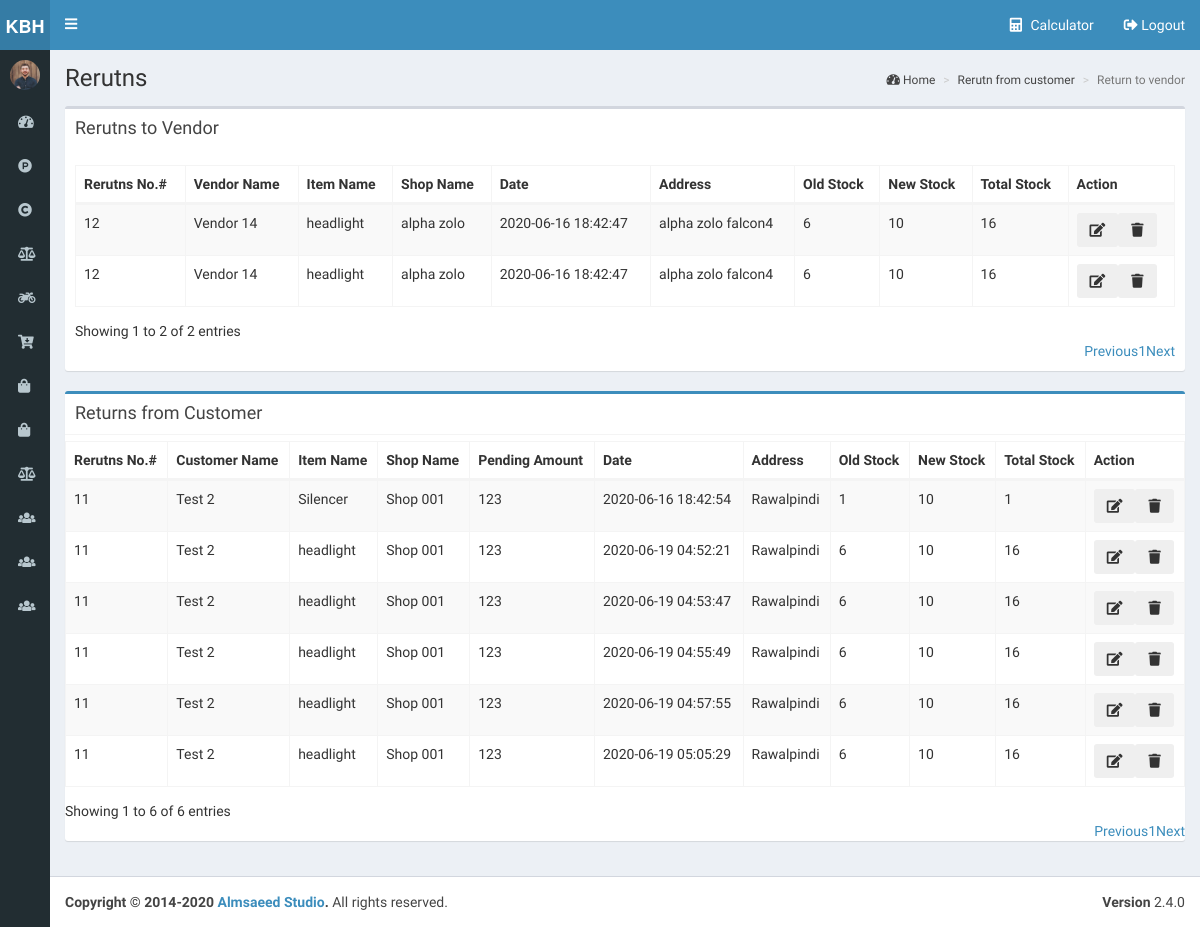
The page /return.php (signed in) on the database as committed earlier.
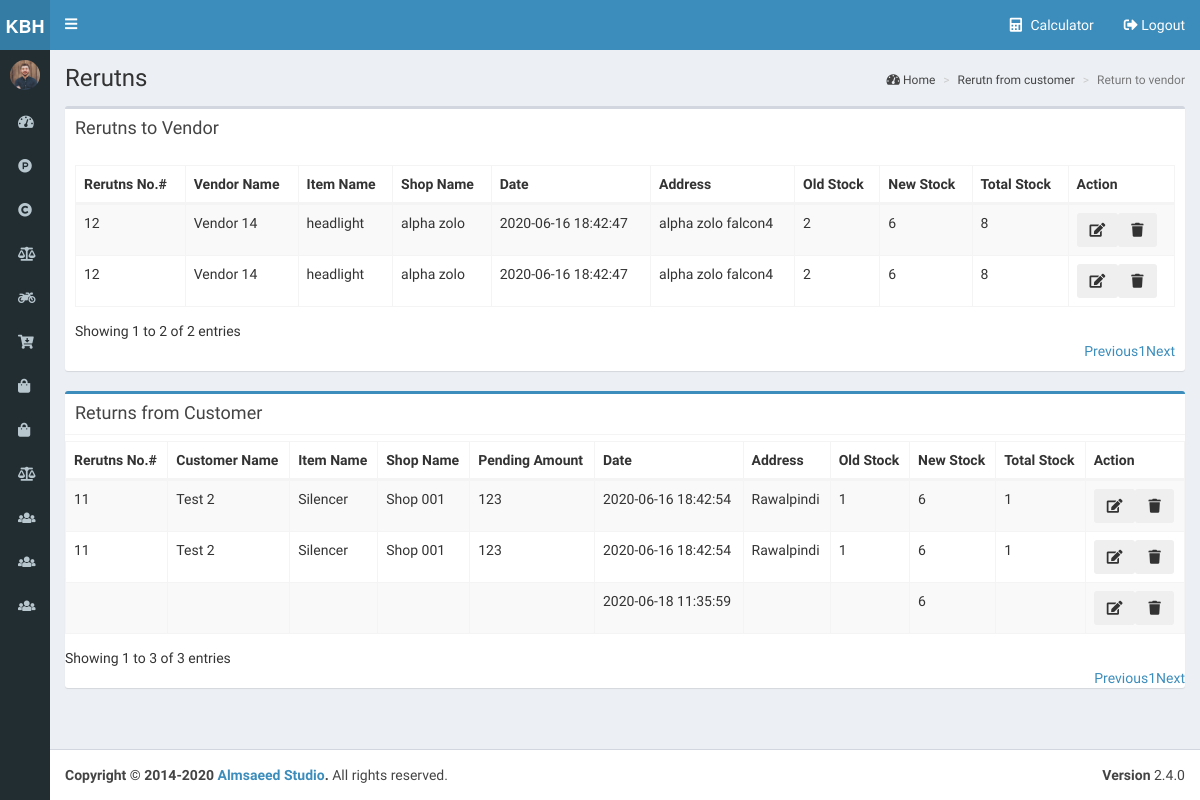
The same page on the database as committed later.
### tables this page shows
CREATE TABLE `returns` (
  `returnid` int(200) NOT NULL,
  `item_no` varchar(400) NOT NULL,
  `title` varchar(400) NOT NULL,
  `returnitemid` int(200) NOT NULL,
  `quantity` varchar(400) NOT NULL,
  `cid` int(200) NOT NULL,
  `vid` int(200) NOT NULL,
  `returnee` enum('customer','vendor') NOT NULL,
  `created_date` timestamp NOT NULL DEFAULT current_timestamp() ON UPDATE current_timestamp(),
  `updated_date` timestamp NOT NULL DEFAULT current_timestamp()
);

CREATE TABLE `vendor` (
  `id` int(200) NOT NULL,
  `name` varchar(200) NOT NULL,
  `date` varchar(200) NOT NULL,
  `shop_name` varchar(200) NOT NULL,
  `address` varchar(200) NOT NULL,
  `number1` varchar(200) NOT NULL,
  `number2` varchar(200) NOT NULL
);

CREATE TABLE `items` (
  `id` int(200) NOT NULL,
  `name` varchar(200) NOT NULL,
  `item_no` varchar(400) NOT NULL,
  `bike_id` varchar(200) NOT NULL,
  `company_id` varchar(200) NOT NULL,
  `date` varchar(200) NOT NULL,
  `old_stock` varchar(200) NOT NULL,
  `old_stoct_price` varchar(200) NOT NULL,
  `new_stock` varchar(200) NOT NULL,
  `new_stoct_price` varchar(200) NOT NULL,
  `total_stock` varchar(200) NOT NULL,
  `old_stock_cprice` varchar(200) NOT NULL,
  `new_stock_cprice` varchar(200) NOT NULL
);

CREATE TABLE `customer` (
  `id` int(200) NOT NULL,
  `name` varchar(200) NOT NULL,
  `pending_amount` varchar(200) NOT NULL DEFAULT '0',
  `date` varchar(200) NOT NULL,
  `shop_name` varchar(200) NOT NULL,
  `address` varchar(200) NOT NULL,
  `number1` varchar(200) NOT NULL,
  `number2` varchar(200) NOT NULL
);

### return.php (the view, shortened to what this page needs)
<?php
include('connection.php');
 ?>
<!DOCTYPE html>
<html>
<head>
<link rel="stylesheet" href="css/bootstrap.min.css">
<link rel="stylesheet" href="css/select2.min.css">
<link rel="stylesheet" href="css/font-awesome.min.css">
<link rel="stylesheet" href="css/fontawesome-all.min.css">
<link rel="stylesheet" href="css/ionicons.min.css">
<link rel="stylesheet" href="css/dataTables.bootstrap.min.css">
<link rel="stylesheet" href="css/AdminLTE.min.css">
<link rel="stylesheet" href="css/_all-skins.min.css">
<link rel="stylesheet" href="css/toastr.min.css">
<link rel="stylesheet" href="css/Style.css">
</head>
<body class="hold-transition skin-blue sidebar-mini sidebar-collapse">
<div class="wrapper">
  <?php include("master/header.php")?>
  <?php include("master/dashboard.php")?>
  <div class="content-wrapper">
    <section class="content-header">
      <h1> Rerutns </h1>
      <ol class="breadcrumb">
        <li><a href="#"><i class="fas fa-tachometer-alt"></i> Home</a></li>
        <li><a href="#">Rerutn from customer</a></li>
        <li class="active">Return to vendor</li>
      </ol>
    </section>
    <section class="content">
      <div class="row">
        <div class="col-xs-12">
          <div class="box">
            <div class="box-header">
              <h3 class="box-title">Rerutns to Vendor</h3>
            </div>
            <div class="box-body">
              <table id="vendorTable" class="table table-bordered table-hover table-striped">
                <thead>
                  <tr>
                    <th>Rerutns No.#</th>
                    <th>Vendor Name</th>
                    <th>Item Name</th>
                    <th>Shop Name</th>
                    <th>Date</th>
                    <th>Address</th>
                    <th>Old Stock</th>
                    <th>New Stock</th>
                    <th>Total Stock</th>
                    <th>Action</th>
                  </tr>
                </thead>
                <tbody>
                  <?php
                     $sql = "SELECT r.*,it.name as itemname,it.old_stock as old_stock,
                                          it.new_stock as new_stock,it.total_stock as total_stock,
                                          vr.id as vid,vr.name as vname,vr.shop_name as shop,
                                          vr.date as dt,vr.address as addre,vr.number1 as num1,vr.number2 as num2,
                                          cm.id,cm.name,cm.shop_name,
                                          cm.pending_amount as cpam,cm.date,cm.address,cm.number1,cm.number2
                              from `returns` r
                                left join customer cm
                                  on
                                r.cid = cm.id
                                left join items it
                                  on
                                r.returnitemid = it.id
                                left join vendor vr
                                  on
                                r.vid = vr.id where r.returnee='vendor' ";
							$result = $conn->query($sql);
							if ($result->num_rows > 0)
							{
								while($row = mysqli_fetch_assoc($result))
								{
									$id = $row['vid'];
                  $name = $row['vname'];
                  $old_stock = $row['old_stock'];
                  $new_stock = $row['new_stock'];
                  $total_stock = $row['total_stock'];
                 $itemname = $row['itemname'];
									$shop_name = $row['shop'];
									$date = $row['created_date'];
									$address = $row['addre'];
							    ?>
                  <tr>
                    <td><?php echo $id;?></td>
                    <td><?php echo $name;?></td>
                    <td><?php echo $itemname;?></td>
                    <td><?php echo $shop_name;?></td>
                    <td><?php echo $date;?></td>
                    <td><?php echo $address;?></td>
                    <td><?php echo $old_stock;?></td>
                    <td><?php echo $new_stock;?></td>
                    <td ><?php echo $total_stock;?></td>
                    <td><?php  ?>
                      <div style="display: inline-flex;" role="group">
                        <form action="editreturns.php" method="POST">
                          <button type="submit" name="edit_return"  data-toggle="tooltip" data-placement="top" title="Edit" class="btn btn-secondary"><i class="fas fa-edit"></i></button>
                        </form>
                        <form action="function.php" method="POST">
                          <button type="submit" name="delete_vendor_return"  onclick="return confirm('Are you sure, you want to delete?');" data-toggle="tooltip" data-placement="top" title="Delete" class="btn btn-secondary"><i class="fas fa-trash"></i></button>
                        </form>
                      </div>
                    </td>
                  </tr>
                  <?php  } } ?>
                </tbody>
              </table>
            </div>
          </div>
        </div>
        <div class="col-md-12">
          <div class="box box-primary">
            <div class="box-header with-border">
              <h4 class="box-title">Returns from Customer</h4>
            </div>
            <table id="customer" class="table table-bordered table-hover table-striped">
              <thead>
                <tr>
                  <th> Rerutns No.#</th>
                  <th> Customer Name</th>
                  <th>Item Name</th>
                  <th> Shop Name</th>
                  <th> Pending Amount</th>
                  <th> Date</th>
                  <th> Address</th>
                  <th> Old Stock</th>
                  <th> New Stock</th>
                  <th>Total Stock </th>
                  <th> Action</th>
                </tr>
              </thead>
              <tbody>
                <?php
                	  $sql = "SELECT r.*,it.name as itemname,it.old_stock as old_stock,
                                            it.new_stock as new_stock,it.total_stock as total_stock,
                                            vr.id as vid,vr.name as vname,vr.shop_name as shop,
                                            vr.date as dt,vr.address as addre,vr.number1 as num1,vr.number2 as num2,
                                            cm.id,cm.name,cm.shop_name,
                                            cm.pending_amount as cpam,cm.date,cm.address,cm.number1,cm.number2
														          from `returns` r
                                        left join customer cm
                                          on
                                        r.cid = cm.id
                                        left join items it
                                          on
                                        r.returnitemid = it.id
                                        left join vendor vr
                                          on
                                        r.vid = vr.id where r.returnee='customer'	";
							$result = $conn->query($sql);
							if ($result->num_rows > 0)
							{
								while($row = mysqli_fetch_assoc($result))
								{
									$id = $row['id'];
                  $name = $row['name'];
                  $itemname = $row['itemname'];
                  $old_stock = $row['old_stock'];
                  $total_stock = $row['total_stock'];
									$shop_name = $row['shop_name'];
									$date = $row['created_date'];
									$address = $row['address'];
									$pending_amount= $row['cpam'];
             ?>
                <tr>
                  <td><?php echo $id;?></td>
                  <td><?php echo $name;?></td>
                  <td><?php echo $itemname;?></td>
                  <td><?php echo $shop_name;?></td>
                  <td><?php echo $pending_amount;?></td>
                  <td><?php echo $date;?></td>
                  <td><?php echo $address;?></td>
                  <td><?php echo $old_stock;?></td>
                  <td><?php echo $new_stock;?></td>
                  <td><?php echo $total_stock;?></td>
                  <td><?php  ?>
                    <div style="display: inline-flex;" role="group">
                      <form action="editreturns.php" method="POST">
                        <button type="submit" name="edit_return"  data-toggle="tooltip" data-placement="top" title="Edit" class="btn btn-secondary"><i class="fas fa-edit"></i></button>
                      </form>
                      <form action="function.php" method="POST">
                        <button type="submit" name="delete_customer_return"  onclick="return confirm('Are you sure, you want to delete?');" data-toggle="tooltip" data-placement="top" title="Delete" class="btn btn-secondary"><i class="fas fa-trash"></i></button>
                      </form>
                    </div>
                  </td>
                </tr>
                <?php  } } ?>
              </tbody>
            </table>
          </div>
        </div>
      </div>
    </section>
  </div>
  <?php include("master/footer.php")?>
</div>
</body>
</html>

### master/header.php (shortened to what this page needs)
    <link rel="stylesheet" href="css/Style.css">
<header class="main-header">
    <a href="../index.php" class="logo">
        <span class="logo-mini"><b>  KBH</b></span>
    </a>
    <nav class="navbar navbar-static-top">
        <a href="#" class="sidebar-toggle" data-toggle="push-menu" role="button">
        <span class="fas fa-bars"></span>
      </a>
        <div class="navbar-custom-menu">
            <ul class="nav navbar-nav">
                <li class="dropdown user user-menu">
                    <a href="#" class="dropdown-toggle" data-toggle="dropdown">
              <i class="fa fa-calculator"></i>
              <span class="hidden-xs">Calculator</span>
            </a>
                </li>
                <li>
                    <a href="function.php?logout"><i class="fas fa-sign-out-alt"></i> Logout</a>
                </li>
            </ul>
        </div>
    </nav>
</header>

### master/dashboard.php (shortened to what this page needs)
<aside class="main-sidebar">
    <section class="sidebar">
        <div class="user-panel">
            <div class="pull-left image">
                <img src="img/user8-128x128.jpg" class="img-circle" alt="User Image">
            </div>
        </div>
        <ul class="sidebar-menu" data-widget="tree">
            <li class="">
                <a href="index.php">
                    <i class="fas fa-tachometer-alt"></i> <span>&nbsp;&nbsp;Dashboard</span>
                </a>
            </li>
            <?php if ($_SESSION['role'] == 'admin') { ?>
                <li class="">
                    <a href="viewitem.php"><i class="fab fa-product-hunt"></i> &nbsp;&nbsp; <span>View Products</span></a>
                </li>
            <?php } ?>
            <?php if ($_SESSION['role'] == 'admin') { ?>
                <li class="">
                    <a href="viewcompany.php"><i class="fas fa-copyright"></i> &nbsp;&nbsp; <span>View Company</span></a>
                </li>
                <li class="">
                    <a href="viewreports.php"><i class="fas fa-balance-scale"></i> &nbsp;&nbsp; <span>Financial Reporting</span></a>
                </li>
                <li class="">
                    <a href="viewbike.php"><i class="fas fa-motorcycle"></i> &nbsp;&nbsp; <span>View Bikes</span></a>
                </li>
            <?php } ?>
            <li class="treeview">
                <a href="#">
            <i class="fas fa-cart-arrow-down"></i> <span>&nbsp;Sales</span>
          </a>
            </li>
            <li class="treeview">
                <a href="#">
            <i class="fas fa-shopping-bag"></i> <span>&nbsp;Purchase</span>
          </a>
            </li>
            <li class="treeview">
                <a href="#">
            <i class="fas fa-shopping-bag"></i> <span>&nbsp;Returns</span>
          </a>
            </li>
            <li class="treeview">
                <a href="#">
            <i class="fas fa-balance-scale"></i> <span>&nbsp;Expenditures</span>
          </a>
            </li>
            <li class="treeview">
                <a href="#">
            <i class="fa fa-users"></i> <span>&nbsp;Vendors</span>
          </a>
            </li>
            <li class="treeview">
                <a href="#">
            <i class="fa fa-users"></i> <span>&nbsp;Labour</span>
          </a>
            </li>
            <li class="treeview">
                <a href="#">
            <i class="fa fa-users"></i> <span>&nbsp;Customers</span>
          </a>
            </li>
        </ul>
    </section>
</aside>

### master/footer.php
<footer class="main-footer">
    <div class="pull-right hidden-xs">
      <b>Version</b> 2.4.0
    </div>
    <strong>Copyright &copy; 2014-2020 <a href="#">Almsaeed Studio</a>.</strong> All rights
    reserved.
  </footer>

### css/Style.css (style rules this page uses)
body { margin: 0; padding: 0; background-color: rgba(116, 125, 140, 0.7); }

Rows that differ between the two databases and show on the page:
removed returns: customer.id "11", customer.name "Test 2", items.name "headlight", customer.shop_name "Shop 001", customer.pending_amount "123", created_date "2020-06-19 04:52:21", customer.address "Rawalpindi", items.old_stock "6", $new_stock "10", items.total_stock "16", shown under "Returns from Customer"
removed returns: customer.id "11", customer.name "Test 2", items.name "headlight", customer.shop_name "Shop 001", customer.pending_amount "123", created_date "2020-06-19 04:53:47", customer.address "Rawalpindi", items.old_stock "6", $new_stock "10", items.total_stock "16", shown under "Returns from Customer"
removed returns: customer.id "11", customer.name "Test 2", items.name "headlight", customer.shop_name "Shop 001", customer.pending_amount "123", created_date "2020-06-19 04:55:49", customer.address "Rawalpindi", items.old_stock "6", $new_stock "10", items.total_stock "16", shown under "Returns from Customer"
removed returns: customer.id "11", customer.name "Test 2", items.name "headlight", customer.shop_name "Shop 001", customer.pending_amount "123", created_date "2020-06-19 04:57:55", customer.address "Rawalpindi", items.old_stock "6", $new_stock "10", items.total_stock "16", shown under "Returns from Customer"
removed returns: customer.id "11", customer.name "Test 2", items.name "headlight", customer.shop_name "Shop 001", customer.pending_amount "123", created_date "2020-06-19 05:05:29", customer.address "Rawalpindi", items.old_stock "6", $new_stock "10", items.total_stock "16", shown under "Returns from Customer"
changed through a linked row, returns (number 1 of 5 on the later page): items.old_stock "6" → "2"; items.new_stock "10" → "6"; items.total_stock "16" → "8"
changed through a linked row, returns (number 2 of 5 on the later page): items.old_stock "6" → "2"; items.new_stock "10" → "6"; items.total_stock "16" → "8"
added returns: customer.id "11", customer.name "Test 2", items.name "Silencer", customer.shop_name "Shop 001", customer.pending_amount "123", created_date "2020-06-16 18:42:54", customer.address "Rawalpindi", items.old_stock "1", $new_stock "6", items.total_stock "1", shown under "Returns from Customer"
changed items: new_stock "10" → "6"
added returns: created_date "2020-06-18 11:35:59", $new_stock "6", shown under "Returns from Customer"
Other text that changed with them:
text written by a page script: "Showing 1 to 6 of 6 entries Previous 1 Next" → "Showing 1 to 3 of 3 entries Previous 1 Next"
